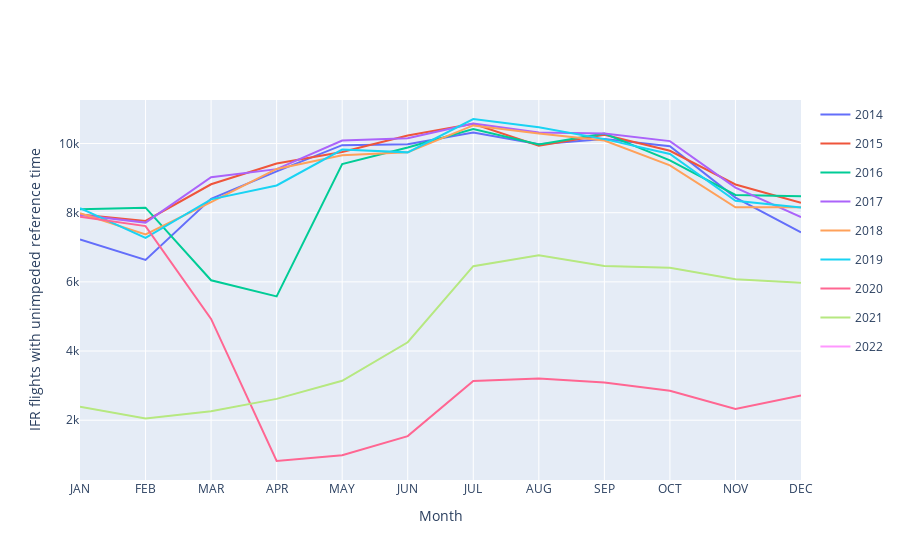

Notebook cell for this chart:
### Code cell
APT_NAME = 'Brussels'
df_tmp = df[df['APT_NAME'] == APT_NAME]
df_tmp.rename({
    'YEAR':'Year',
    'MONTH_MON':'Month',
    'CHANGE_YEAR':'Period',
    'FLT_ASMA_UNIMP_2':'IFR flights with unimpeded reference time',
    'AVG_UNIMPEDED_ASMA_TIME':'Avg. unimpeded ASMA time',
    'AVG_ADDITIONAL_ASMA_TIME':'Avg. additional ASMA time',
    'CHANGE_AVG_UNIMPEDED_ASMA_TIME':'Pct. change in avg. unimpeded ASMA time',
    'CHANGE_AVG_ADDITIONAL_ASMA_TIME':'Pct. change in avg. additional ASMA time',
    }, axis=1, inplace=True)
fig = px.line(df_tmp, x='Month', y='IFR flights with unimpeded reference time', title='ASMA Additional Time for ' + APT_NAME,color='YEAR')
fig

### Figure 1 — Plotly figure (JSON) as saved in the notebook; plotly's stock layout.template omitted (floating-point values rounded to 4 significant figures)
{"data": [{"hovertemplate": "YEAR=2014<br>MONTH_MON=%{x}<br>FLT_ASMA_UNIMP_2=%{y}<extra></extra>", "legendgroup": "2014", "line": {"color": "#636efa", "dash": "solid"}, "mode": "lines", "name": "2014", "orientation": "v", "showlegend": true, "type": "scatter", "x": ["JAN", "FEB", "MAR", "APR", "MAY", "JUN", "JUL", "AUG", "SEP", "OCT", "NOV", "DEC"], "xaxis": "x", "y": [7227, 6633, 8401, 9195, 9953, 9980, 10320, 9977, 10133, 9923, 8436, 7432], "yaxis": "y"}, {"hovertemplate": "YEAR=2015<br>MONTH_MON=%{x}<br>FLT_ASMA_UNIMP_2=%{y}<extra></extra>", "legendgroup": "2015", "line": {"color": "#EF553B", "dash": "solid"}, "mode": "lines", "name": "2015", "orientation": "v", "showlegend": true, "type": "scatter", "x": ["JAN", "FEB", "MAR", "APR", "MAY", "JUN", "JUL", "AUG", "SEP", "OCT", "NOV", "DEC"], "xaxis": "x", "y": [7951, 7760, 8821, 9423, 9753, 10231, 10568, 9934, 10252, 9791, 8815, 8289], "yaxis": "y"}, {"hovertemplate": "YEAR=2016<br>MONTH_MON=%{x}<br>FLT_ASMA_UNIMP_2=%{y}<extra></extra>", "legendgroup": "2016", "line": {"color": "#00cc96", "dash": "solid"}, "mode": "lines", "name": "2016", "orientation": "v", "showlegend": true, "type": "scatter", "x": ["JAN", "FEB", "MAR", "APR", "MAY", "JUN", "JUL", "AUG", "SEP", "OCT", "NOV", "DEC"], "xaxis": "x", "y": [8096, 8146, 6046, 5578, 9408, 9885, 10420, 9970, 10288, 9514, 8512, 8476], "yaxis": "y"}, {"hovertemplate": "YEAR=2017<br>MONTH_MON=%{x}<br>FLT_ASMA_UNIMP_2=%{y}<extra></extra>", "legendgroup": "2017", "line": {"color": "#ab63fa", "dash": "solid"}, "mode": "lines", "name": "2017", "orientation": "v", "showlegend": true, "type": "scatter", "x": ["JAN", "FEB", "MAR", "APR", "MAY", "JUN", "JUL", "AUG", "SEP", "OCT", "NOV", "DEC"], "xaxis": "x", "y": [7936, 7713, 9024, 9259, 10086, 10153, 10577, 10322, 10288, 10069, 8726, 7871], "yaxis": "y"}, {"hovertemplate": "YEAR=2018<br>MONTH_MON=%{x}<br>FLT_ASMA_UNIMP_2=%{y}<extra></extra>", "legendgroup": "2018", "line": {"color": "#FFA15A", "dash": "solid"}, "mode": "lines", "name": "2018", "orientation": "v", "showlegend": true, "type": "scatter", "x": ["JAN", "FEB", "MAR", "APR", "MAY", "JUN", "JUL", "AUG", "SEP", "OCT", "NOV", "DEC"], "xaxis": "x", "y": [7983, 7369, 8303, 9264, 9661, 9748, 10523, 10292, 10085, 9368, 8157, 8155], "yaxis": "y"}, {"hovertemplate": "YEAR=2019<br>MONTH_MON=%{x}<br>FLT_ASMA_UNIMP_2=%{y}<extra></extra>", "legendgroup": "2019", "line": {"color": "#19d3f3", "dash": "solid"}, "mode": "lines", "name": "2019", "orientation": "v", "showlegend": true, "type": "scatter", "x": ["JAN", "FEB", "MAR", "APR", "MAY", "JUN", "JUL", "AUG", "SEP", "OCT", "NOV", "DEC"], "xaxis": "x", "y": [8128, 7270, 8386, 8787, 9827, 9744, 10709, 10471, 10127, 9698, 8342, 8152], "yaxis": "y"}, {"hovertemplate": "YEAR=2020<br>MONTH_MON=%{x}<br>FLT_ASMA_UNIMP_2=%{y}<extra></extra>", "legendgroup": "2020", "line": {"color": "#FF6692", "dash": "solid"}, "mode": "lines", "name": "2020", "orientation": "v", "showlegend": true, "type": "scatter", "x": ["JAN", "FEB", "MAR", "APR", "MAY", "JUN", "JUL", "AUG", "SEP", "OCT", "NOV", "DEC"], "xaxis": "x", "y": [7880, 7612, 4928, 820, 989, 1540, 3133, 3206, 3093, 2851, 2327, 2715], "yaxis": "y"}, {"hovertemplate": "YEAR=2021<br>MONTH_MON=%{x}<br>FLT_ASMA_UNIMP_2=%{y}<extra></extra>", "legendgroup": "2021", "line": {"color": "#B6E880", "dash": "solid"}, "mode": "lines", "name": "2021", "orientation": "v", "showlegend": true, "type": "scatter", "x": ["JAN", "FEB", "MAR", "APR", "MAY", "JUN", "JUL", "AUG", "SEP", "OCT", "NOV", "DEC"], "xaxis": "x", "y": [2386, 2051, 2259, 2616, 3139, 4254, 6453, 6768, 6461, 6405, 6078, 5974], "yaxis": "y"}, {"hovertemplate": "YEAR=2022<br>MONTH_MON=%{x}<br>FLT_ASMA_UNIMP_2=%{y}<extra></extra>", "legendgroup": "2022", "line": {"color": "#FF97FF", "dash": "solid"}, "mode": "lines", "name": "2022", "orientation": "v", "showlegend": true, "type": "scatter", "x": ["JAN", "FEB", "MAR", "APR", "MAY", "JUN", "JUL", "AUG", "SEP", "OCT", "NOV", "DEC"], "xaxis": "x", "y": [5005, null, null, null, null, null, null, null, null, null, null, null], "yaxis": "y"}], "layout": {"xaxis": {"title": {"text": "Month"}}, "yaxis": {"title": {"text": "IFR flights with unimpeded reference time"}}}}
